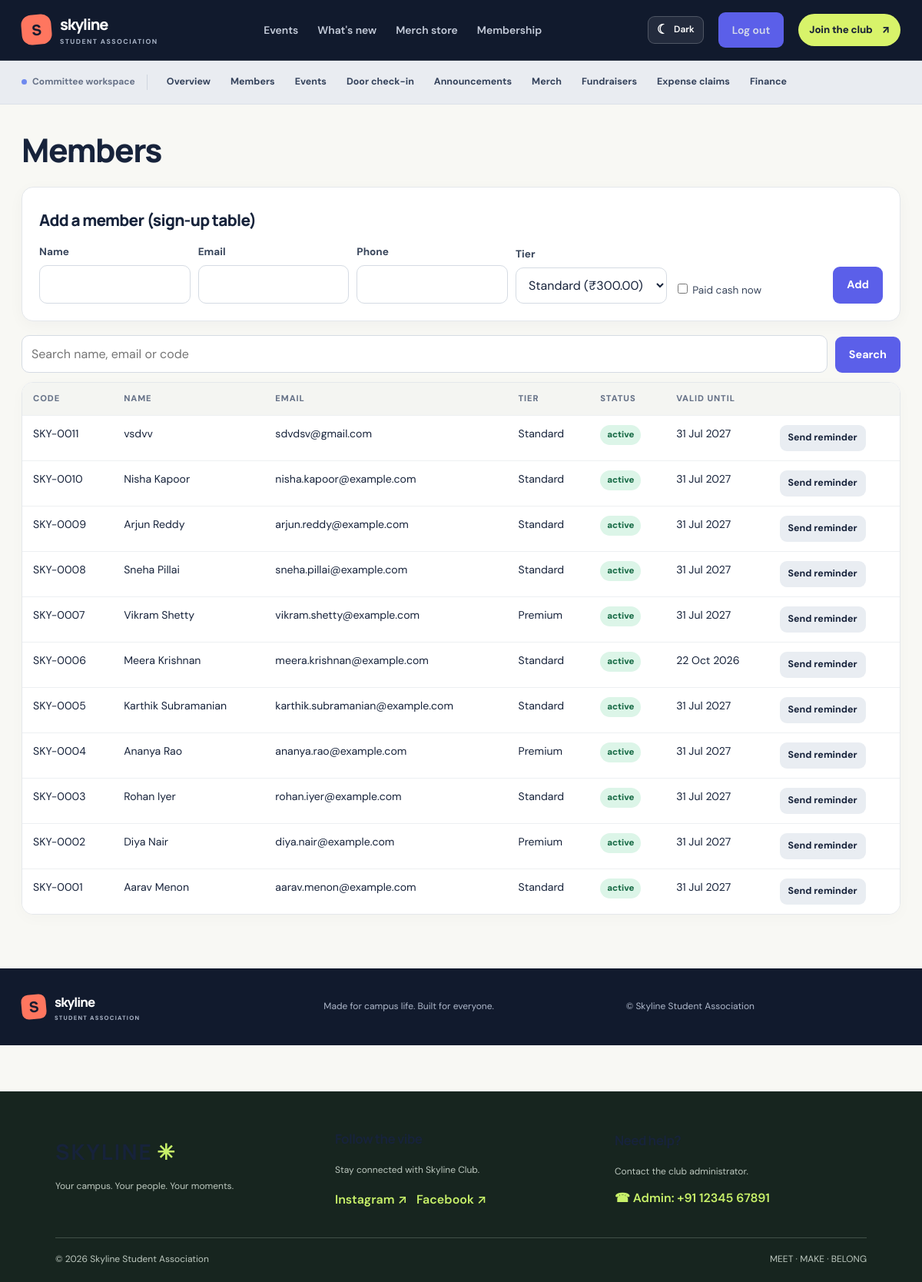
Screenshot of /admin/members (signed in) with the database file from the repository.
### tables this page shows
CREATE TABLE members (
    id INTEGER PRIMARY KEY,
    code TEXT UNIQUE,
    name TEXT NOT NULL,
    email TEXT UNIQUE NOT NULL,
    phone TEXT,
    tier_id INTEGER NOT NULL REFERENCES tiers(id),
    paid INTEGER NOT NULL DEFAULT 0,
    joined_on TEXT NOT NULL,
    expires_on TEXT,
    reminded_for TEXT
, password_hash TEXT);

CREATE TABLE tiers (
    id INTEGER PRIMARY KEY,
    name TEXT UNIQUE NOT NULL,
    price REAL NOT NULL,
    discount_percent INTEGER NOT NULL DEFAULT 0
);

### app.py (the view)
@app.get('/admin/members')
@admin_required
def admin_members():
    q = request.args.get('q', '').strip()
    sql, args = MEMBER_SQL, ()
    if q:
        sql += ' WHERE m.name LIKE ? OR m.email LIKE ? OR m.code LIKE ?'
        args = (f'%{q}%',) * 3
    return render_template('admin_members.html', members=query(sql + ' ORDER BY m.id DESC', args), q=q,
                           tiers=query('SELECT * FROM tiers ORDER BY price'))

### app.py (called while the page is built)
@app.context_processor
def inject_csrf_token():
    from flask_wtf.csrf import generate_csrf
    return {"csrf_token": generate_csrf}

def today_iso():
    return date.today().isoformat()

@app.template_filter('money')
def money_filter(value):
    return f"₹{float(value or 0):,.2f}"

@app.template_filter('pretty')
def pretty_filter(value):
    if not value:
        return ''
    try:
        parsed = datetime.fromisoformat(value)
    except ValueError:
        return value
    if 'T' in value or ' ' in value:
        return parsed.strftime('%d %b %Y, %I:%M %p')
    return parsed.strftime('%d %b %Y')

def member_status(m):
    if not m['paid']:
        return 'pending'
    if m['expires_on'] and m['expires_on'] < today_iso():
        return 'expired'
    return 'active'

@app.context_processor
def inject_globals():
    return {'is_admin': bool(session.get('admin')), 'status_of': member_status}

def admin_required(view):
    @wraps(view)
    def wrapper(*args, **kwargs):
        if not session.get('admin'):
            return redirect(url_for('login', next=request.full_path.rstrip('?')))
        return view(*args, **kwargs)
    return wrapper

### db.py (called while the page is built)
def get_db():
    if 'db' not in g:
        g.db = sqlite3.connect(DB_PATH)
        g.db.row_factory = sqlite3.Row
        g.db.execute('PRAGMA foreign_keys = ON')
    return g.db

def query(sql, args=(), one=False):
    cur = get_db().execute(sql, args)
    rows = cur.fetchall()
    cur.close()
    if one:
        return rows[0] if rows else None
    return rows

### templates/admin_members.html (shortened to what this page needs)
{% extends 'base.html' %}
{% block content %}
<h1>Members</h1>
<form method="post" action="{{ url_for('admin_member_add') }}" class="card">
  <h2>Add a member (sign-up table)</h2>
  <div class="inline">
    <div><label>Name</label><input name="name" required></div>
    <div><label>Email</label><input name="email" type="email" required></div>
    <div><label>Phone</label><input name="phone"></div>
    <div><label>Tier</label><select name="tier_id">{% for t in tiers %}<option value="{{ t.id }}">{{ t.name }} ({{ t.price|money }})</option>{% endfor %}</select></div>
    <div><label style="font-weight:400"><input type="checkbox" name="paid_cash" value="1"> Paid cash now</label></div>
    <button type="submit">Add</button>
  </div>
</form>
<form method="get" class="inline" style="margin-bottom:12px"><div><input name="q" value="{{ q }}" placeholder="Search name, email or code"></div><button type="submit">Search</button></form>
<div class="table-wrap"><table>
  <tr><th>Code</th><th>Name</th><th>Email</th><th>Tier</th><th>Status</th><th>Valid until</th><th></th></tr>
  {% for m in members %}{% set s = status_of(m) %}
  <tr><td>{{ m.code }}</td><td>{{ m.name }}</td><td>{{ m.email }}</td><td>{{ m.tier_name }}</td>
    <td><span class="badge {{ 'ok' if s == 'active' else ('warn' if s == 'pending' else 'bad') }}">{{ s }}</span></td>
    <td>{{ m.expires_on|pretty }}</td>
    <td class="row">
      <form method="post" action="{{ url_for('admin_member_remind', member_id=m.id) }}">
  <input type="hidden" name="csrf_token" value="{{ csrf_token() }}"><button class="small secondary">Send reminder</button></form>
    </td></tr>
  {% else %}<tr><td colspan="7" class="muted">No members found.</td></tr>{% endfor %}
</table></div>
{% endblock %}

### static/style.css (style rules this page uses)
:root { --ink: #17243b; --ink-deep: #101b31; --ink-soft: #283752; --paper: #f7f7f3; --white: #ffffff; --muted: #747e8e; --line: #e4e7e9; --lime: #d7f36a; --blue: #647df5; --brand: #536de8; --brand-dark: #3c52c5; --ok: #18794e; --warn: #a96510; --bad: #b42332; --shadow: 0 16px 42px rgba(23, 36, 59, .07); }
* { box-sizing: border-box; }
html { scroll-behavior: smooth; }
body { margin: 0; font-family: 'DM Sans', system-ui, -apple-system, 'Segoe UI', sans-serif; background: var(--paper); color: var(--ink); line-height: 1.6; -webkit-font-smoothing: antialiased; }
button, input, select, textarea { font: inherit; }
.btn, button { display: inline-flex; align-items: center; justify-content: center; gap: 12px; min-height: 44px; padding: 11px 17px; border: 1px solid transparent; border-radius: 9px; background: var(--brand); color: #fff; font-size: .9rem; font-weight: 700; cursor: pointer; text-decoration: none; transition: transform .18s ease, background .18s ease, box-shadow .18s ease; }
h1, h2, h3, h4 { color: var(--ink); font-family: 'Manrope', sans-serif; letter-spacing: -.035em; }
main h1 { margin: .2em 0 .55em; font-size: clamp(1.9rem, 4vw, 2.65rem); font-weight: 800; line-height: 1.12; }
main h2 { margin: .2em 0 .65em; font-size: 1.3rem; font-weight: 800; }
.card { padding: 22px; margin-bottom: 18px; border: 1px solid var(--line); border-radius: 13px; background: #fff; box-shadow: 0 3px 12px rgba(23,36,59,.025); }
label { display: block; margin: 13px 0 6px; color: #39465c; font-size: .85rem; font-weight: 700; }
input, select, textarea { width: 100%; padding: 11px 12px; border: 1px solid #d5dbe3; border-radius: 9px; outline: none; background: #fff; color: var(--ink); transition: border-color .15s ease, box-shadow .15s ease; }
input[type=checkbox], input[type=radio] { width: auto; }
.inline { display: flex; align-items: end; flex-wrap: wrap; gap: 10px; }
.inline > div { flex: 1; min-width: 140px; }
.inline label { margin-top: 0; }
.table-wrap { overflow-x: auto; border: 1px solid var(--line); border-radius: 11px; background: #fff; }
table { width: 100%; border-collapse: collapse; background: #fff; }
th, td { padding: 12px 14px; border-bottom: 1px solid #edf0f2; text-align: left; vertical-align: top; font-size: .88rem; }
th { background: #f2f4f7; color: #657187; font-size: .7rem; font-weight: 800; text-transform: uppercase; letter-spacing: .08em; }
tr:last-child td { border-bottom: 0; }
.badge { display: inline-block; padding: 4px 9px; border-radius: 999px; font-size: .72rem; font-weight: 800; }
.badge.ok { background: #dcf5e8; color: #176a45; }
button.secondary { background: #e9edf2; color: var(--ink); }
.btn.small, button.small { min-height: 32px; padding: 6px 10px; font-size: .78rem; }
:root { --ink:#17233b;--ink-deep:#111a2d;--ink-soft:#293854;--paper:#f8f8f4;--white:#fff;--muted:#737e90;--line:#e4e7eb;--lime:#d8f36a;--blue:#5865f2;--brand:#5b5fe9;--brand-dark:#4248c9;--coral:#ff765f;--ok:#18794e;--warn:#a96510;--bad:#b42332;--shadow:0 18px 48px rgba(23,35,59,.10) }
body { background:#f8f8f4;color:var(--ink) }
.card,.table-wrap,.ticket,.col { border-radius:15px }
.card { box-shadow:0 5px 20px rgba(23,36,59,.035) }
.table-wrap { box-shadow:0 5px 20px rgba(23,36,59,.025) }
th { background:#f4f5f2 }
input,select,textarea { border-radius:10px }

### rows the page displays
members: code "SKY-0011", name "vsdvv", email "sdvdsv@gmail.com", tier_name "Standard", s "active", expires_on|pretty "31 Jul 2027"
members: code "SKY-0010", name "Nisha Kapoor", email "nisha.kapoor@example.com", tier_name "Standard", s "active", expires_on|pretty "31 Jul 2027"
members: code "SKY-0009", name "Arjun Reddy", email "arjun.reddy@example.com", tier_name "Standard", s "active", expires_on|pretty "31 Jul 2027"
members: code "SKY-0008", name "Sneha Pillai", email "sneha.pillai@example.com", tier_name "Standard", s "active", expires_on|pretty "31 Jul 2027"
members: code "SKY-0007", name "Vikram Shetty", email "vikram.shetty@example.com", tier_name "Premium", s "active", expires_on|pretty "31 Jul 2027"
members: code "SKY-0006", name "Meera Krishnan", email "meera.krishnan@example.com", tier_name "Standard", s "active", expires_on|pretty "22 Oct 2026"
members: code "SKY-0005", name "Karthik Subramanian", email "karthik.subramanian@example.com", tier_name "Standard", s "active", expires_on|pretty "31 Jul 2027"
members: code "SKY-0004", name "Ananya Rao", email "ananya.rao@example.com", tier_name "Premium", s "active", expires_on|pretty "31 Jul 2027"
members: code "SKY-0003", name "Rohan Iyer", email "rohan.iyer@example.com", tier_name "Standard", s "active", expires_on|pretty "31 Jul 2027"
members: code "SKY-0002", name "Diya Nair", email "diya.nair@example.com", tier_name "Premium", s "active", expires_on|pretty "31 Jul 2027"
members: code "SKY-0001", name "Aarav Menon", email "aarav.menon@example.com", tier_name "Standard", s "active", expires_on|pretty "31 Jul 2027"

### other values shown
form field tier_id "Standard (₹300.00)"
